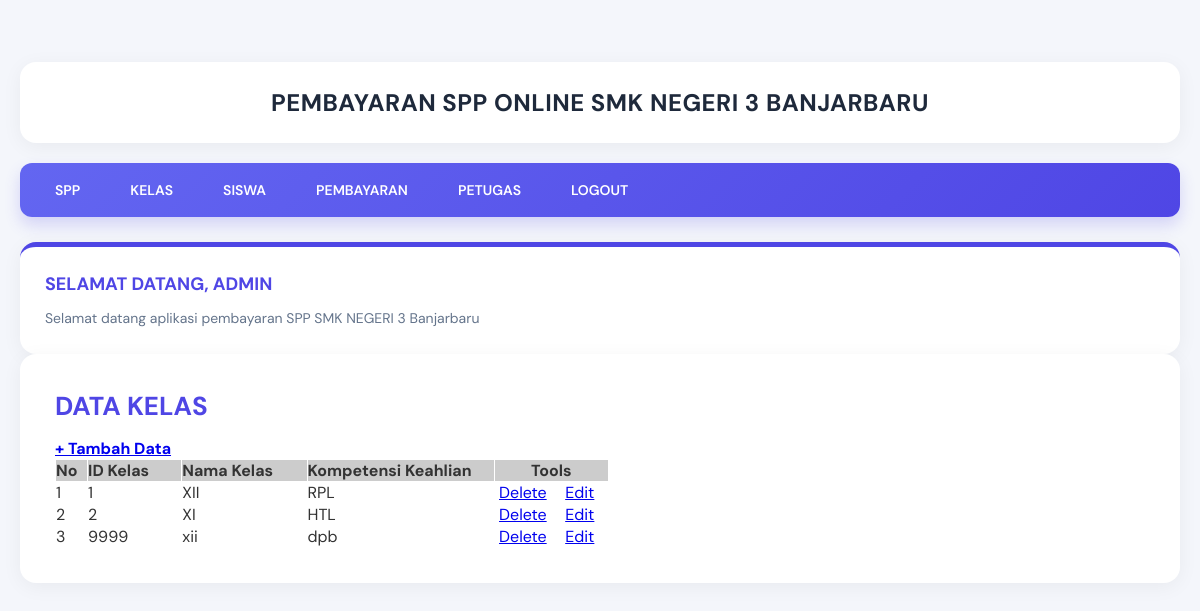
The page /admin/halaman_admin.php?open=data_kelas (signed in) on the database its author committed.
### tables this page shows
CREATE TABLE `kelas` (
  `id_kelas` varchar(5) NOT NULL,
  `nama_kelas` varchar(10) NOT NULL,
  `kompetensi_keahlian` varchar(30) NOT NULL
);

### admin/data_kelas.php (the view)
<?php
include_once "../src/koneksi.php";
?>
<h1><b>DATA KELAS </b></h1>
<h4> <a href="?open=tambah_kelas">+ Tambah Data</a> </h4>
<table cellspacing="1" cellpadding="3">
  <tr>
    <td width="5%" bgcolor="#CCCCCC"><b>No</b></td>
    <td width="15%" bgcolor="#CCCCCC"><b>ID Kelas</b></td>
    <td width="20%" bgcolor="#CCCCCC"><b>Nama Kelas </b></td>
    <td width="30%" bgcolor="#CCCCCC"><b>Kompetensi Keahlian</b></td>
    <td colspan="2" align="center" bgcolor="#CCCCCC"><b>Tools</b></td>
  </tr>
<?php
$sql = mysqli_query($koneksi, "SELECT * FROM kelas ORDER BY id_kelas ASC");
$nomor = 0;
while ($data = mysqli_fetch_array($sql)) {
    $nomor++;
?>
  <tr>
    <td> <?php echo $nomor; ?> </td>
    <td> <?php echo $data['id_kelas']; ?> </td>
    <td> <?php echo $data['nama_kelas']; ?> </td>
    <td> <?php echo $data['kompetensi_keahlian']; ?> </td>
    <td width="9%" align="center"><a href="?open=hapus_kelas&id_kelas=<?php echo $data['id_kelas']; ?>"
      target="_self" onclick="return confirm('YAKIN INGIN MENGHAPUS DATA KELAS INI ... ?')"> Delete</a></td>
    <td width="9%" align="center"><a href="?open=edit_kelas&id_kelas=<?php echo $data['id_kelas']; ?>"
      target="_self">Edit</a></td>
  </tr>
<?php } ?>
</table>

### src/style.css (style rules this page uses)
* { margin: 0; padding: 0; box-sizing: border-box; font-family: 'DM Sans', sans-serif; }
body { background-color: #f4f6fb; color: #333; padding: 20px; min-height: 100vh; }
.blog h1 { color: #4f46e5; font-size: 26px; margin-bottom: 15px; }

### rows shown on the page
kelas: id_kelas "1", nama_kelas "XII", kompetensi_keahlian "RPL"
kelas: id_kelas "2", nama_kelas "XI", kompetensi_keahlian "HTL"
kelas: id_kelas "9999", nama_kelas "xii", kompetensi_keahlian "dpb"

### other values the page prints
$_SESSION['username'] "ADMIN"
